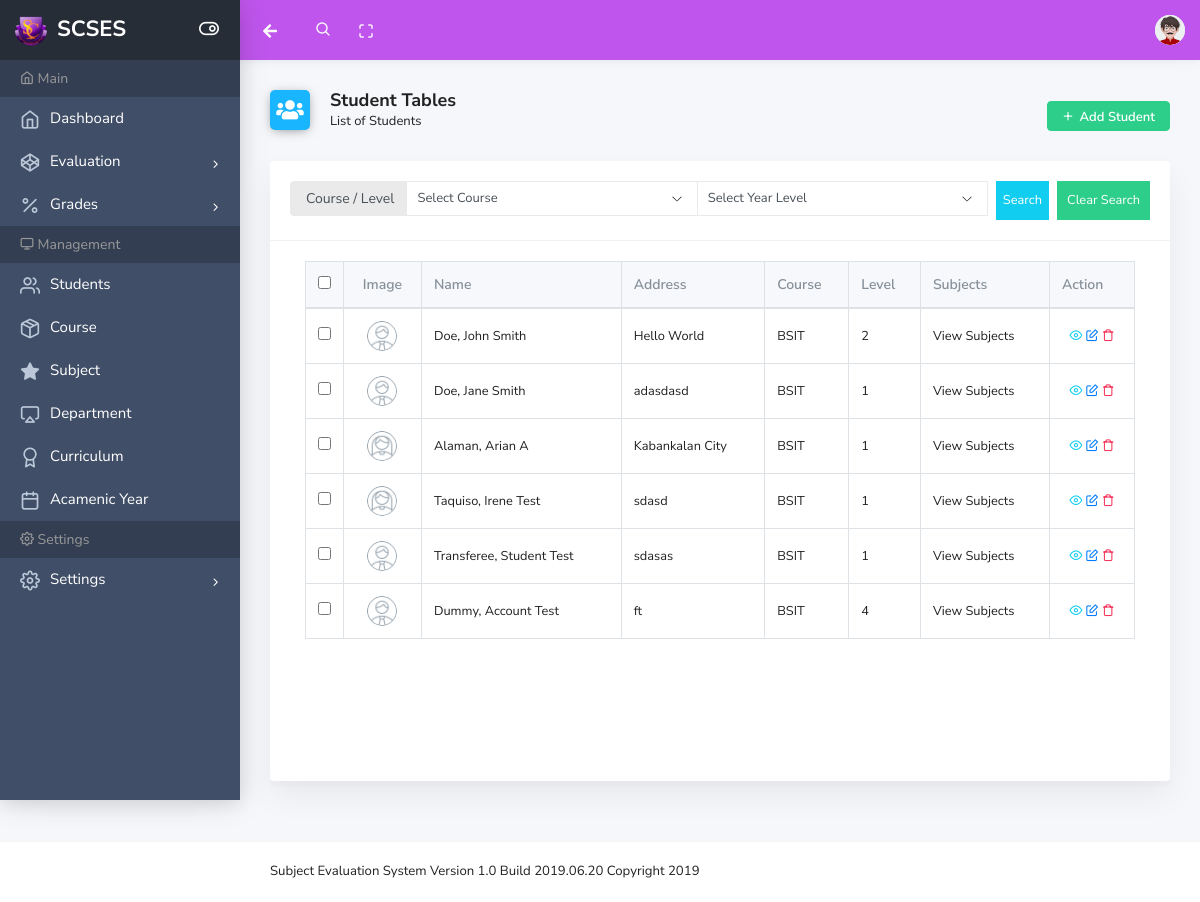
The app's page /app/students.php (signed in) with its own data.
### tables this page shows
CREATE TABLE `students` (
  `id` int(11) NOT NULL,
  `first_name` varchar(100) NOT NULL,
  `last_name` varchar(100) NOT NULL,
  `middle_name` varchar(100) NOT NULL,
  `address` text NOT NULL,
  `gender` varchar(20) NOT NULL,
  `dob` varchar(30) NOT NULL,
  `age` int(11) NOT NULL,
  `birth_place` varchar(100) NOT NULL,
  `religion` varchar(50) NOT NULL,
  `civil_status` varchar(50) NOT NULL,
  `nationality` varchar(50) NOT NULL,
  `mobile` varchar(20) NOT NULL,
  `email` varchar(100) NOT NULL,
  `course` int(11) NOT NULL,
  `year` varchar(30) NOT NULL,
  `date_create` datetime NOT NULL DEFAULT current_timestamp()
);

CREATE TABLE `course` (
  `id` int(11) NOT NULL,
  `department_id` varchar(11) NOT NULL,
  `code` varchar(20) NOT NULL,
  `course_title` varchar(100) NOT NULL,
  `course_major` varchar(50) NOT NULL,
  `course_desc` varchar(100) NOT NULL,
  `level` int(11) NOT NULL,
  `date_create` timestamp NOT NULL DEFAULT current_timestamp()
);

### config/connection.php (called while the page is built, shortened)
<?php
class Connection
{
	private $host="localhost";
	private $user="root";
	private $db="subject_evaluation";
	private $pass="";
	public function __construct(){
	 	$this->conn = new PDO("mysql:host=".$this->host.";dbname=".$this->db,$this->user,$this->pass);
	}
}
?>

### Library/Student.php (called while the page is built, shortened)
<?php
require_once '../config/connection.php';
require_once '../Model/Student.php';
$db = new Connection;
$students = new Students($db);
if (isset($_GET['course']) && isset($_GET['level'])) {
	$student_list = $students->search_student_course_level($_GET['course'], $_GET['level']);
}else{
	$student_list = $students->list_students();
}

### Model/Student.php (called while the page is built, shortened)
<?php
require_once '../config/connection.php';
class Students extends Connection{
	public function list_students(){
		$stmt = $this->conn->prepare("SELECT s.*, c.`course_title` FROM `students` as s LEFT JOIN course as c ON s.`course` = c.id");
		$stmt->execute();
		return $stmt;
	}
}

### app/students.php (the view, shortened to what this page needs)
<?php require_once 'layout/main.php'; require_once '../Library/Student.php';
?>
    <body>
        <div class="wrapper">
           <?php require_once 'layout/header.php'; ?>
            <div class="page-wrap">
                <?php require_once 'layout/sidebar.php'; ?>
                <div class="main-content">
                    <div class="container-fluid">
                        <div class="page-header">
                            <div class="row align-items-end">
                                <div class="col-lg-8">
                                    <div class="page-header-title">
                                        <i class="fa fa-users bg-blue"></i>
                                        <div class="d-inline">
                                            <h5>Student Tables</h5>
                                            <span>List of Students</span>
                                        </div>
                                    </div>
                                </div>
                                <div class="col-lg-4">
                                    <nav class="breadcrumb-container" aria-label="breadcrumb">
                                        <a href="student_add.php" class="btn btn-success"><i class="ik ik-plus"></i>Add Student</a>
                                    </nav>
                                </div>
                            </div>
                        </div>
                        <div class="card">
                            <form action="" method="GET" class="card-header">
                                <div class="input-group" style="margin-bottom: 0;">
                                  <div class="input-group-prepend">
                                    <span class="input-group-text" id="">Course / Level</span>
                                  </div>
                                  <select type="text" class="form-control" name="course" required="">
                                      <option value=""> Select Course</option>
                                  </select>
                                  <select type="text" class="form-control" name="level" required="">
                                      <option value=""> Select Year Level</option>
                                  </select>
                                  <button type="submit" class="btn-info ml-2">Search</button>
                                  <a href="students.php" class="btn-success ml-2 border-0" style="height: inherit; padding: 10px;">Clear Search</a>
                                </div>
                            </form>
                            <div class="card-body">
                               <div class="dt-responsive">
                                <form method="post" action="test" id="target">
                                    <div class=" col-12 scrollable scrollable_x">
                                    <table
                                                   class="table table-hover table-bordered">
                                        <thead>
                                            <tr>
                                                <th class="nosort" width="10">
                                                        <input type="checkbox" id="selectall" name="check[]">
                                                </th>
                                                <th class="text-center">Image</th>
                                                <th>Name</th>
                                                <th>Address</th>
                                                <th>Course</th>
                                                <th>Level</th>
                                                <th>Subjects</th>
                                                <th>Action</th>
                                            </tr>
                                        </thead>
                                        <tbody>
                                            <?php
                                                foreach ($student_list as $student) {
                                            ?>
                                                <tr>
                                                    <td>
                                                            <input type="checkbox" class="select_all_child" id="" name="check[]" value="<?php echo $student['id']; ?>">
                                                    </td>
                                                    <?php
                                                    if ($student['gender'] == 'Male') {
                                                        echo '<td class="text-center"><img src="../img/male.png" class=" table-user-thumb" alt=""></td>';
                                                    }else{
                                                        echo '<td class="text-center"><img src="../img/female.png" class=" table-user-thumb" alt=""></td>';
                                                    }
                                                ?>
                                                    <td><?php echo $student['last_name'].', '.$student['first_name'].' '.$student['middle_name']; ?></td>
                                                    <td><?php echo $student['address']; ?></td>
                                                    <td><?php echo $student['course_title']; ?></td>
                                                    <td><?php echo $student['year']; ?></td>
                                                    <td>
                                                        <a href="javascript:void(0)" data-toggle="modal" data-target="#student_info">View Subjects</a>
                                                    </td>
                                                    <td class="text-center">
                                                        <a href="#" data-toggle="modal" data-target="#student_info" data-index="<?php echo $student['id']; ?>"  class="text-info student_info"><i class="ik ik-eye"></i></a>
                                                        <a href="student_edit.php?id=<?php echo $student['id'] ?>" class="text-primary"><i class="ik ik-edit"></i></a>
                                                        <a href="student_delete.php?id=<?php echo $student['id'] ?>" class="text-danger"><i class="ik ik-trash"></i></a>
                                                    </td>
                                                </tr>
                                            <?php
                                                }
                                            ?>
                                        </tbody>
                                    </table>
                                    </div>
                                    </form>
                                </div>
                            </div>
                        </div>
                    </div>
                </div>
                <?php require_once 'layout/footer.php'; ?>
            </div>
        </div>
    </body>
</html>

### app/students.php (style rules this page uses)
.scrollable { overflow:scroll; height:500px; }
.scrollable_x { width: 1175px; overflow-x: auto; white-space: nowrap; }

### records on screen
students: last_name "Doe", first_name "John", middle_name "Smith", address "Hello World", course.course_title "BSIT", year "2"
students: last_name "Doe", first_name "Jane", middle_name "Smith", address "adasdasd", course.course_title "BSIT", year "1"
students: last_name "Alaman", first_name "Arian", middle_name "A", address "Kabankalan City", course.course_title "BSIT", year "1"
students: last_name "Taquiso", first_name "Irene", middle_name "Test", address "sdasd", course.course_title "BSIT", year "1"
students: last_name "Transferee", first_name "Student", middle_name "Test", address "sdasas", course.course_title "BSIT", year "1"
students: last_name "Dummy", first_name "Account", middle_name "Test", address "ft", course.course_title "BSIT", year "4"
